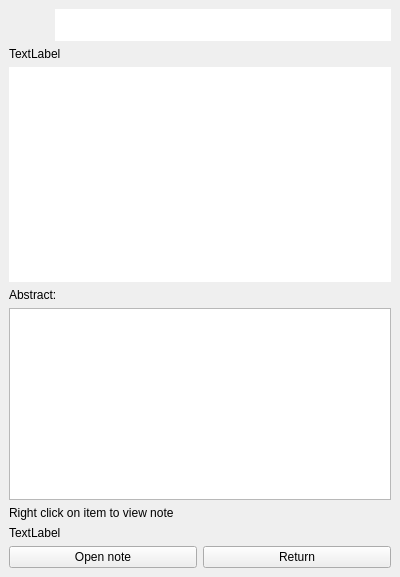
<?xml version="1.0" encoding="UTF-8"?>
<ui version="4.0">
 <class>Qnotero</class>
 <widget class="QMainWindow" name="Qnotero">
  <property name="geometry">
   <rect>
    <x>0</x>
    <y>0</y>
    <width>400</width>
    <height>577</height>
   </rect>
  </property>
  <property name="minimumSize">
   <size>
    <width>400</width>
    <height>0</height>
   </size>
  </property>
  <property name="windowTitle">
   <string>Qnotero</string>
  </property>
  <widget class="QWidget" name="centralwidget">
   <layout class="QVBoxLayout" name="verticalLayout">
    <item>
     <widget class="QWidget" name="widgetSearch" native="true">
      <property name="sizePolicy">
       <sizepolicy hsizetype="Preferred" vsizetype="Fixed">
        <horstretch>0</horstretch>
        <verstretch>0</verstretch>
       </sizepolicy>
      </property>
      <layout class="QHBoxLayout" name="horizontalLayout">
       <property name="leftMargin">
        <number>0</number>
       </property>
       <property name="topMargin">
        <number>0</number>
       </property>
       <property name="rightMargin">
        <number>0</number>
       </property>
       <property name="bottomMargin">
        <number>0</number>
       </property>
       <item>
        <widget class="QPushButton" name="pushButtonSearch">
         <property name="text">
          <string/>
         </property>
         <property name="iconSize">
          <size>
           <width>32</width>
           <height>32</height>
          </size>
         </property>
         <property name="flat">
          <bool>true</bool>
         </property>
        </widget>
       </item>
       <item>
        <widget class="QnoteroQuery" name="lineEditQuery">
         <property name="minimumSize">
          <size>
           <width>0</width>
           <height>32</height>
          </size>
         </property>
         <property name="frame">
          <bool>false</bool>
         </property>
        </widget>
       </item>
      </layout>
     </widget>
    </item>
    <item>
     <widget class="QLabel" name="labelResultMsg">
      <property name="sizePolicy">
       <sizepolicy hsizetype="Preferred" vsizetype="Fixed">
        <horstretch>0</horstretch>
        <verstretch>0</verstretch>
       </sizepolicy>
      </property>
      <property name="text">
       <string>TextLabel</string>
      </property>
     </widget>
    </item>
    <item>
     <widget class="QnoteroResults" name="listWidgetResults">
      <property name="frameShape">
       <enum>QFrame::NoFrame</enum>
      </property>
      <property name="dragEnabled">
       <bool>true</bool>
      </property>
      <property name="dragDropMode">
       <enum>QAbstractItemView::DragOnly</enum>
      </property>
      <property name="defaultDropAction">
       <enum>Qt::CopyAction</enum>
      </property>
     </widget>
    </item>
    <item>
     <widget class="QWidget" name="widgetNote" native="true">
      <layout class="QVBoxLayout" name="verticalLayout_2">
       <property name="leftMargin">
        <number>0</number>
       </property>
       <property name="topMargin">
        <number>0</number>
       </property>
       <property name="rightMargin">
        <number>0</number>
       </property>
       <property name="bottomMargin">
        <number>0</number>
       </property>
       <item>
        <widget class="QLabel" name="labelAbstract">
         <property name="text">
          <string>Abstract:</string>
         </property>
        </widget>
       </item>
       <item>
        <widget class="QTextBrowser" name="textAbstract">
         <property name="acceptDrops">
          <bool>false</bool>
         </property>
         <property name="textInteractionFlags">
          <set>Qt::LinksAccessibleByKeyboard|Qt::LinksAccessibleByMouse</set>
         </property>
        </widget>
       </item>
       <item>
        <widget class="QLabel" name="labelNoteAvailable">
         <property name="text">
          <string>Right click on item to view note</string>
         </property>
        </widget>
       </item>
       <item>
        <widget class="QLabel" name="labelNote">
         <property name="sizePolicy">
          <sizepolicy hsizetype="Expanding" vsizetype="Expanding">
           <horstretch>0</horstretch>
           <verstretch>0</verstretch>
          </sizepolicy>
         </property>
         <property name="text">
          <string>TextLabel</string>
         </property>
         <property name="textFormat">
          <enum>Qt::RichText</enum>
         </property>
         <property name="alignment">
          <set>Qt::AlignLeading|Qt::AlignLeft|Qt::AlignTop</set>
         </property>
         <property name="wordWrap">
          <bool>true</bool>
         </property>
        </widget>
       </item>
       <item>
        <widget class="QWidget" name="widget" native="true">
         <property name="sizePolicy">
          <sizepolicy hsizetype="Preferred" vsizetype="Fixed">
           <horstretch>0</horstretch>
           <verstretch>0</verstretch>
          </sizepolicy>
         </property>
         <layout class="QHBoxLayout" name="horizontalLayout_2">
          <property name="leftMargin">
           <number>0</number>
          </property>
          <property name="topMargin">
           <number>0</number>
          </property>
          <property name="rightMargin">
           <number>0</number>
          </property>
          <property name="bottomMargin">
           <number>0</number>
          </property>
          <item>
           <widget class="QPushButton" name="pushButtonOpenNote">
            <property name="text">
             <string>Open note</string>
            </property>
           </widget>
          </item>
          <item>
           <widget class="QPushButton" name="pushButtonReturnFromNote">
            <property name="text">
             <string>Return</string>
            </property>
           </widget>
          </item>
         </layout>
        </widget>
       </item>
      </layout>
     </widget>
    </item>
   </layout>
  </widget>
 </widget>
 <customwidgets>
  <customwidget>
   <class>QnoteroResults</class>
   <extends>QListWidget</extends>
   <header>libqnotero/qnoteroResults.h</header>
  </customwidget>
  <customwidget>
   <class>QnoteroQuery</class>
   <extends>QLineEdit</extends>
   <header>libqnotero/qnoteroQuery.h</header>
  </customwidget>
 </customwidgets>
 <resources/>
 <connections>
  <connection>
   <sender>pushButtonReturnFromNote</sender>
   <signal>clicked()</signal>
   <receiver>listWidgetResults</receiver>
   <slot>show()</slot>
   <hints>
    <hint type="sourcelabel">
     <x>296</x>
     <y>555</y>
    </hint>
    <hint type="destinationlabel">
     <x>199</x>
     <y>302</y>
    </hint>
   </hints>
  </connection>
  <connection>
   <sender>pushButtonReturnFromNote</sender>
   <signal>clicked()</signal>
   <receiver>widgetNote</receiver>
   <slot>hide()</slot>
   <hints>
    <hint type="sourcelabel">
     <x>296</x>
     <y>555</y>
    </hint>
    <hint type="destinationlabel">
     <x>199</x>
     <y>544</y>
    </hint>
   </hints>
  </connection>
 </connections>
</ui>
